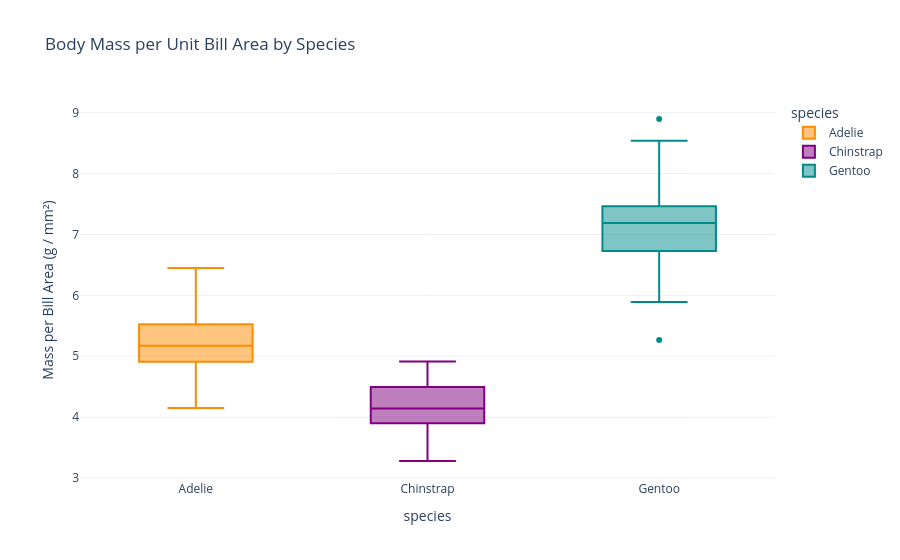

This figure's notebook cell:
### Code cell
box_body_bill(penguins_df)

### Figure 1 — Plotly figure (JSON) as saved in the notebook; plotly's stock layout.template omitted (floating-point values rounded to 4 significant figures; data arrays with more than 128 entries replaced by an {"elided": "..."} marker saying what was removed)
{"data": [{"alignmentgroup": "True", "hovertemplate": "species=%{x}<br>mass_per_bill_area=%{y}<extra></extra>", "legendgroup": "Adelie", "marker": {"color": "darkorange"}, "name": "Adelie", "notched": false, "offsetgroup": "Adelie", "orientation": "v", "showlegend": true, "type": "box", "x": {"elided": "152 str values"}, "x0": " ", "xaxis": "x", "y": {"elided": "152 float values"}, "y0": " ", "yaxis": "y"}, {"alignmentgroup": "True", "hovertemplate": "species=%{x}<br>mass_per_bill_area=%{y}<extra></extra>", "legendgroup": "Chinstrap", "marker": {"color": "purple"}, "name": "Chinstrap", "notched": false, "offsetgroup": "Chinstrap", "orientation": "v", "showlegend": true, "type": "box", "x": ["Chinstrap", "Chinstrap", "Chinstrap", "Chinstrap", "Chinstrap", "Chinstrap", "Chinstrap", "Chinstrap", "Chinstrap", "Chinstrap", "Chinstrap", "Chinstrap", "Chinstrap", "Chinstrap", "Chinstrap", "Chinstrap", "Chinstrap", "Chinstrap", "Chinstrap", "Chinstrap", "Chinstrap", "Chinstrap", "Chinstrap", "Chinstrap", "Chinstrap", "Chinstrap", "Chinstrap", "Chinstrap", "Chinstrap", "Chinstrap", "Chinstrap", "Chinstrap", "Chinstrap", "Chinstrap", "Chinstrap", "Chinstrap", "Chinstrap", "Chinstrap", "Chinstrap", "Chinstrap", "Chinstrap", "Chinstrap", "Chinstrap", "Chinstrap", "Chinstrap", "Chinstrap", "Chinstrap", "Chinstrap", "Chinstrap", "Chinstrap", "Chinstrap", "Chinstrap", "Chinstrap", "Chinstrap", "Chinstrap", "Chinstrap", "Chinstrap", "Chinstrap", "Chinstrap", "Chinstrap", "Chinstrap", "Chinstrap", "Chinstrap", "Chinstrap", "Chinstrap", "Chinstrap", "Chinstrap", "Chinstrap"], "x0": " ", "xaxis": "x", "y": [4.205, 4.0, 3.706, 4.152, 3.57, 4.91, 3.874, 4.016, 4.773, 3.624, 4.581, 3.597, 4.55, 4.303, 4.555, 4.092, 3.28, 3.584, 3.997, 4.914, 4.908, 4.006, 4.044, 3.871, 3.948, 4.2, 3.659, 4.04, 4.48, 4.309, 4.713, 3.814, 4.72, 4.276, 3.894, 4.887, 4.42, 4.459, 3.468, 4.227, 4.134, 4.515, 3.652, 4.525, 4.034, 4.735, 3.791, 4.477, 3.375, 4.266, 4.215, 4.045, 4.553, 4.055, 4.556, 3.516, 4.331, 4.128, 4.026, 3.985, 3.903, 4.727, 4.698, 3.62, 4.318, 4.182, 4.248, 4.021], "y0": " ", "yaxis": "y"}, {"alignmentgroup": "True", "hovertemplate": "species=%{x}<br>mass_per_bill_area=%{y}<extra></extra>", "legendgroup": "Gentoo", "marker": {"color": "#008B8B"}, "name": "Gentoo", "notched": false, "offsetgroup": "Gentoo", "orientation": "v", "showlegend": true, "type": "box", "x": ["Gentoo", "Gentoo", "Gentoo", "Gentoo", "Gentoo", "Gentoo", "Gentoo", "Gentoo", "Gentoo", "Gentoo", "Gentoo", "Gentoo", "Gentoo", "Gentoo", "Gentoo", "Gentoo", "Gentoo", "Gentoo", "Gentoo", "Gentoo", "Gentoo", "Gentoo", "Gentoo", "Gentoo", "Gentoo", "Gentoo", "Gentoo", "Gentoo", "Gentoo", "Gentoo", "Gentoo", "Gentoo", "Gentoo", "Gentoo", "Gentoo", "Gentoo", "Gentoo", "Gentoo", "Gentoo", "Gentoo", "Gentoo", "Gentoo", "Gentoo", "Gentoo", "Gentoo", "Gentoo", "Gentoo", "Gentoo", "Gentoo", "Gentoo", "Gentoo", "Gentoo", "Gentoo", "Gentoo", "Gentoo", "Gentoo", "Gentoo", "Gentoo", "Gentoo", "Gentoo", "Gentoo", "Gentoo", "Gentoo", "Gentoo", "Gentoo", "Gentoo", "Gentoo", "Gentoo", "Gentoo", "Gentoo", "Gentoo", "Gentoo", "Gentoo", "Gentoo", "Gentoo", "Gentoo", "Gentoo", "Gentoo", "Gentoo", "Gentoo", "Gentoo", "Gentoo", "Gentoo", "Gentoo", "Gentoo", "Gentoo", "Gentoo", "Gentoo", "Gentoo", "Gentoo", "Gentoo", "Gentoo", "Gentoo", "Gentoo", "Gentoo", "Gentoo", "Gentoo", "Gentoo", "Gentoo", "Gentoo", "Gentoo", "Gentoo", "Gentoo", "Gentoo", "Gentoo", "Gentoo", "Gentoo", "Gentoo", "Gentoo", "Gentoo", "Gentoo", "Gentoo", "Gentoo", "Gentoo", "Gentoo", "Gentoo", "Gentoo", "Gentoo", "Gentoo", "Gentoo", "Gentoo", "Gentoo", "Gentoo", "Gentoo"], "x0": " ", "xaxis": "x", "y": [7.395, 6.994, 6.481, 7.5, 7.824, 7.248, 7.242, 7.278, 7.583, 7.146, 8.299, 7.035, 7.46, 8.279, 6.281, 7.558, 7.319, 8.424, 7.165, 7.275, 7.94, 7.646, 6.526, 6.903, 8.897, 7.326, 6.443, 7.88, 6.674, 7.255, 7.254, 7.733, 7.722, 5.971, 7.087, 6.845, 8.482, 6.835, 7.269, 6.997, 6.752, 7.182, 6.929, 6.384, 6.912, 8.085, 6.641, 6.725, 8.54, 7.421, 7.329, 7.75, 6.775, 6.653, 7.318, 7.287, 7.063, 7.326, 7.104, 7.197, 6.718, 7.699, 6.927, 6.627, 7.227, 6.813, 6.99, 7.233, 7.609, 7.298, 6.639, 6.908, 6.783, 7.556, 6.753, 7.459, 6.82, 7.203, 7.615, 8.027, 6.496, 6.654, 6.828, 6.73, 7.666, 6.372, 7.36, 7.276, 7.331, 6.266, 6.947, 6.05, 7.2, 7.09, 7.414, 6.52, 6.31, 7.119, 6.636, 6.227, 6.667, 5.893, 6.8, 7.468, 7.239, 7.299, 7.667, 6.519, 7.547, 7.573, 6.514, 7.514, 7.033, 6.552, 6.716, 6.636, 6.978, 7.59, 7.616, 5.267, 7.247, 7.267, 7.773, 6.722], "y0": " ", "yaxis": "y"}], "layout": {"boxmode": "overlay", "legend": {"title": {"text": "species"}, "tracegroupgap": 0}, "title": {"text": "Body Mass per Unit Bill Area by Species"}, "xaxis": {"anchor": "y", "categoryarray": ["Adelie", "Chinstrap", "Gentoo"], "categoryorder": "array", "domain": [0, 1], "title": {"text": "species"}}, "yaxis": {"anchor": "x", "domain": [0, 1], "title": {"text": "Mass per Bill Area (g / mm²)"}}}}
